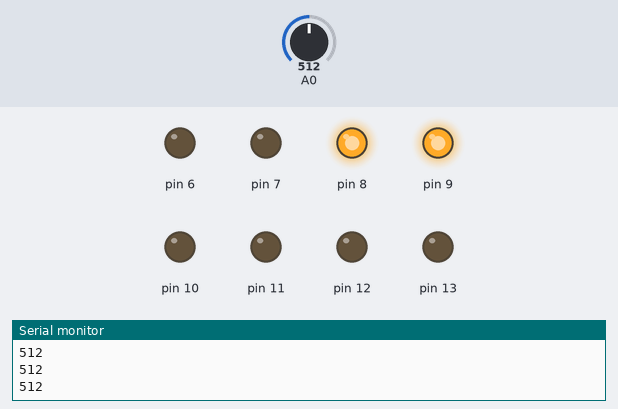
Simulated run of this sketch. Board: Arduino Uno, built with avr-gcc and run on an emulated ATmega328P. Parts: output pins drawn as LEDs (lit = HIGH), the last lines printed to the serial monitor. Inputs (shaded band) come from the test bench; at power-on: A0 = 512.

Above: at 1.2 s.
1.3 s: A0 set to 490
At 2.3 s:
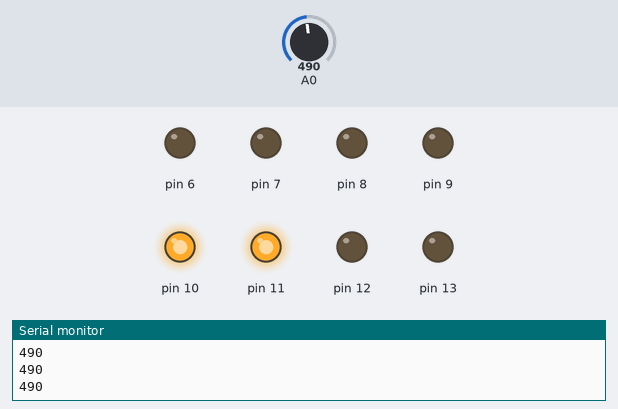
2.8 s: A0 set to 265
4.3 s: A0 set to 233
At 4.6 s:
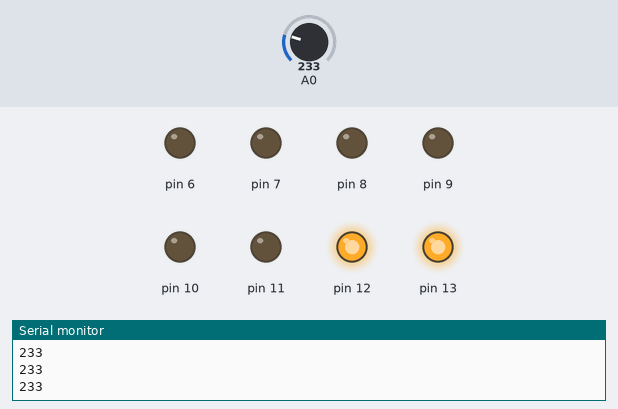
5.8 s: A0 set to 140
7.3 s: A0 set to 115
At 8.1 s:
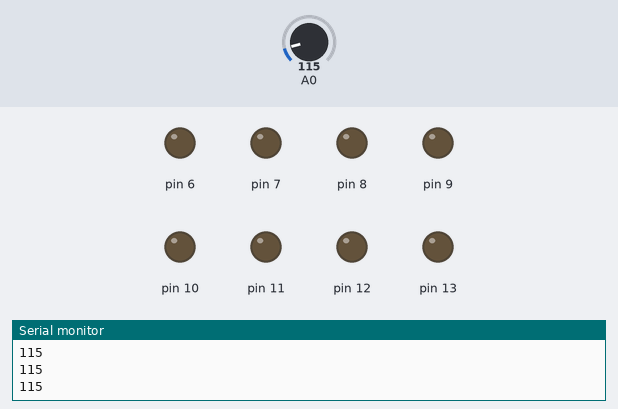
8.8 s: A0 set to 135
At 9.3 s:
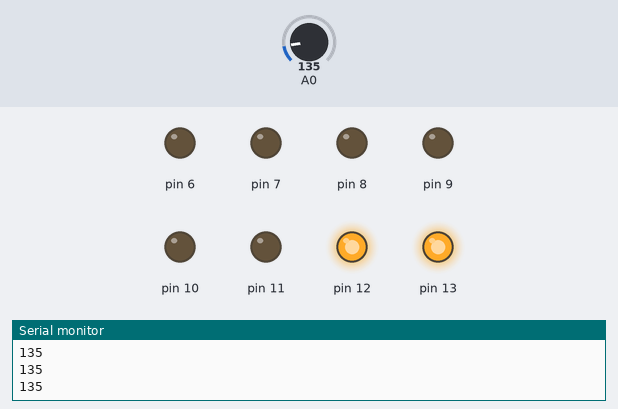
Timing chart, 0 to 11.3 s (numbered marks = the images above; inputs shaded):
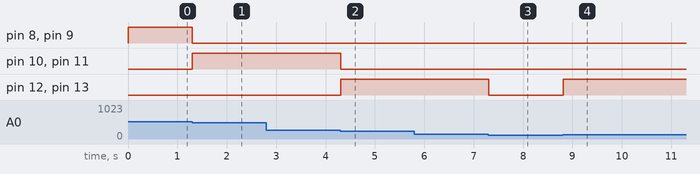

The sketch:

parking_car_systems.ino
```cpp
/*******************************
 * Nama File : A01_Led_80a-if.ino
 * Menyalakan 8 Led dari pin 6..13
 * Cara : menggunakan Counter dan sintax If
  *******************************/

/* Uno --> P-01 (Display kit)
 *  6  -->  7
 *  7  -->  6
 *  8  -->  5
 *  9  -->  4
 *  10 -->  3
 *  11 -->  2
 *  12 -->  1
 *  13 -->  0
 */


void setup() {
  pinMode(13,OUTPUT);
  pinMode(12,OUTPUT);
  pinMode(11,OUTPUT);
  pinMode(10,OUTPUT);
  pinMode(9,OUTPUT);
  pinMode(8,OUTPUT);
  pinMode(7,OUTPUT);
  pinMode(6,OUTPUT);
  Serial.begin(9600);
}

void loop() {
 int teg = analogRead(A0);
   Serial.println(teg);

   if (teg >= 0  & teg <= 125) {
     digitalWrite(13, LOW);
     digitalWrite(12, LOW);
     digitalWrite(11, LOW);
     digitalWrite(10, LOW);
     digitalWrite(9, LOW);
     digitalWrite(8, LOW);
     digitalWrite(7, LOW);
     digitalWrite(6, LOW);
   }

   else if (teg >= 125 & teg <= 250) {
     digitalWrite(13, HIGH);
     digitalWrite(12, HIGH);
     digitalWrite(11, LOW);
     digitalWrite(10, LOW);
     digitalWrite(9, LOW);
     digitalWrite(8, LOW);
     digitalWrite(7, LOW);
     digitalWrite(6, LOW);
   }

   else if (teg >= 250 & teg <= 500) {
     digitalWrite(13, LOW);
     digitalWrite(12, LOW);
     digitalWrite(11, HIGH);
     digitalWrite(10, HIGH);
     digitalWrite(9, LOW);
     digitalWrite(8, LOW);
     digitalWrite(7, LOW);
     digitalWrite(6, LOW);
   }

   else if (teg >= 500 & teg <= 750) {
     digitalWrite(13, LOW);
     digitalWrite(12, LOW);
     digitalWrite(11, LOW);
     digitalWrite(10, LOW);
     digitalWrite(9, HIGH);
     digitalWrite(8, HIGH);
     digitalWrite(7, LOW);
     digitalWrite(6, LOW);
   }

   else if (teg >= 750 & teg <= 1023) {
     digitalWrite(13, LOW);
     digitalWrite(12, LOW);
     digitalWrite(11, LOW);
     digitalWrite(10,LOW);
     digitalWrite(9, LOW);
     digitalWrite(8, LOW);
     digitalWrite(7, HIGH);
     digitalWrite(6, HIGH);
   }


}
```

Measured:
- the behaviour switches between 501 and 500 on A0 (found by bisection; images 0 and 1)
- the behaviour switches between 251 and 250 on A0 (found by bisection; images 1 and 2)
- the behaviour switches between 126 and 125 on A0 (found by bisection; images 2 and 3)
- after the input at 1.3 s, pin 8, pin 9: HIGH → LOW at once; pin 10, pin 11: LOW → HIGH at once
- after the input at 4.3 s, pin 10, pin 11: HIGH → LOW at once; pin 12, pin 13: LOW → HIGH at once
- after the input at 7.3 s, pin 12, pin 13: HIGH → LOW at once
- after the input at 8.8 s, pin 12, pin 13: LOW → HIGH at once
